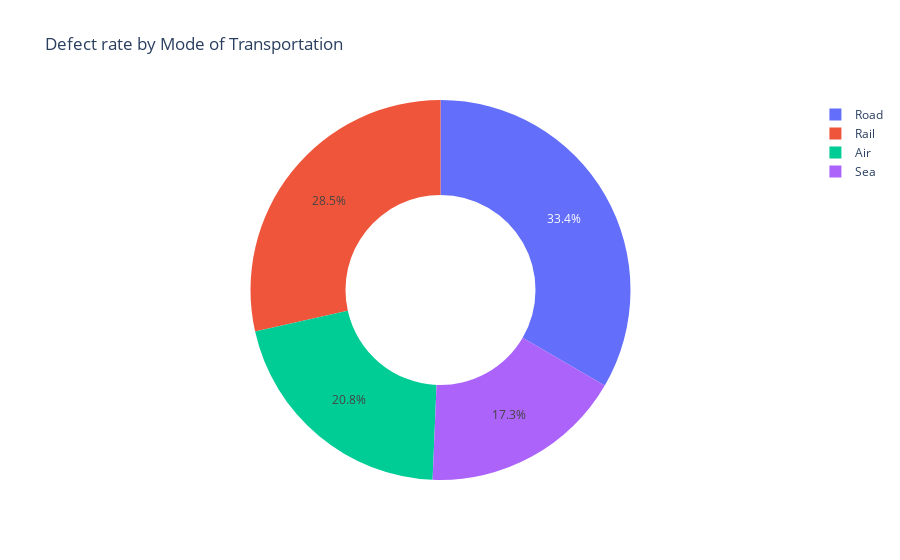

The notebook cell saved with this chart:
### Markdown cell above
# Defect rates by mode of transportation:

### Code cell
px.pie(df,names='Transportation modes',values='Defect rates',hole=0.5,title='Defect rate by Mode of Transportation')

### Figure 1 — Plotly figure (JSON) as saved in the notebook; plotly's stock layout.template omitted (floating-point values rounded to 4 significant figures)
{"data": [{"domain": {"x": [0, 1], "y": [0, 1]}, "hole": 0.5, "hovertemplate": "Transportation modes=%{label}<br>Defect rates=%{value}<extra></extra>", "labels": ["Road", "Road", "Air", "Rail", "Air", "Road", "Sea", "Road", "Sea", "Rail", "Road", "Air", "Road", "Road", "Air", "Sea", "Air", "Air", "Sea", "Road", "Air", "Air", "Rail", "Rail", "Air", "Road", "Rail", "Sea", "Air", "Road", "Road", "Rail", "Road", "Sea", "Road", "Sea", "Air", "Sea", "Air", "Air", "Road", "Sea", "Road", "Air", "Rail", "Rail", "Road", "Rail", "Rail", "Rail", "Rail", "Road", "Air", "Air", "Road", "Sea", "Air", "Rail", "Road", "Air", "Rail", "Air", "Sea", "Sea", "Air", "Rail", "Road", "Sea", "Rail", "Air", "Road", "Road", "Rail", "Road", "Rail", "Air", "Rail", "Road", "Sea", "Air", "Sea", "Rail", "Road", "Road", "Air", "Road", "Rail", "Sea", "Sea", "Rail", "Rail", "Rail", "Rail", "Air", "Rail", "Air", "Road", "Road", "Rail", "Rail"], "legendgroup": "", "name": "", "showlegend": true, "type": "pie", "values": [0.2264, 4.854, 4.581, 4.747, 3.146, 2.779, 1.001, 0.3982, 2.71, 3.845, 1.727, 0.02117, 2.161, 1.631, 0.1007, 2.264, 1.013, 0.102, 2.232, 3.646, 4.231, 0.01861, 2.591, 1.342, 3.691, 3.797, 2.119, 2.865, 0.8158, 3.878, 0.9654, 2.989, 1.946, 3.541, 0.6466, 0.5412, 3.806, 2.61, 0.6133, 1.452, 4.213, 0.0453, 4.939, 0.3723, 2.963, 3.22, 3.649, 0.3806, 1.698, 2.826, 4.755, 1.773, 2.122, 1.41, 2.479, 4.549, 1.174, 2.511, 1.73, 0.4472, 2.853, 4.367, 1.874, 3.633, 0.1595, 4.911, 3.448, 0.132, 1.983, 1.362, 1.831, 2.079, 3.213, 4.621, 0.3966, 2.03, 2.18, 3.055, 4.097, 0.1659, 2.85, 2.548, 4.138, 0.773, 4.843, 1.374, 2.052, 3.694, 0.7222, 1.908, 1.219, 0.626, 0.3334, 4.166, 1.464, 1.211, 3.872, 3.376, 2.908, 0.346]}], "layout": {"legend": {"tracegroupgap": 0}, "title": {"text": "Defect rate by Mode of Transportation"}}}
